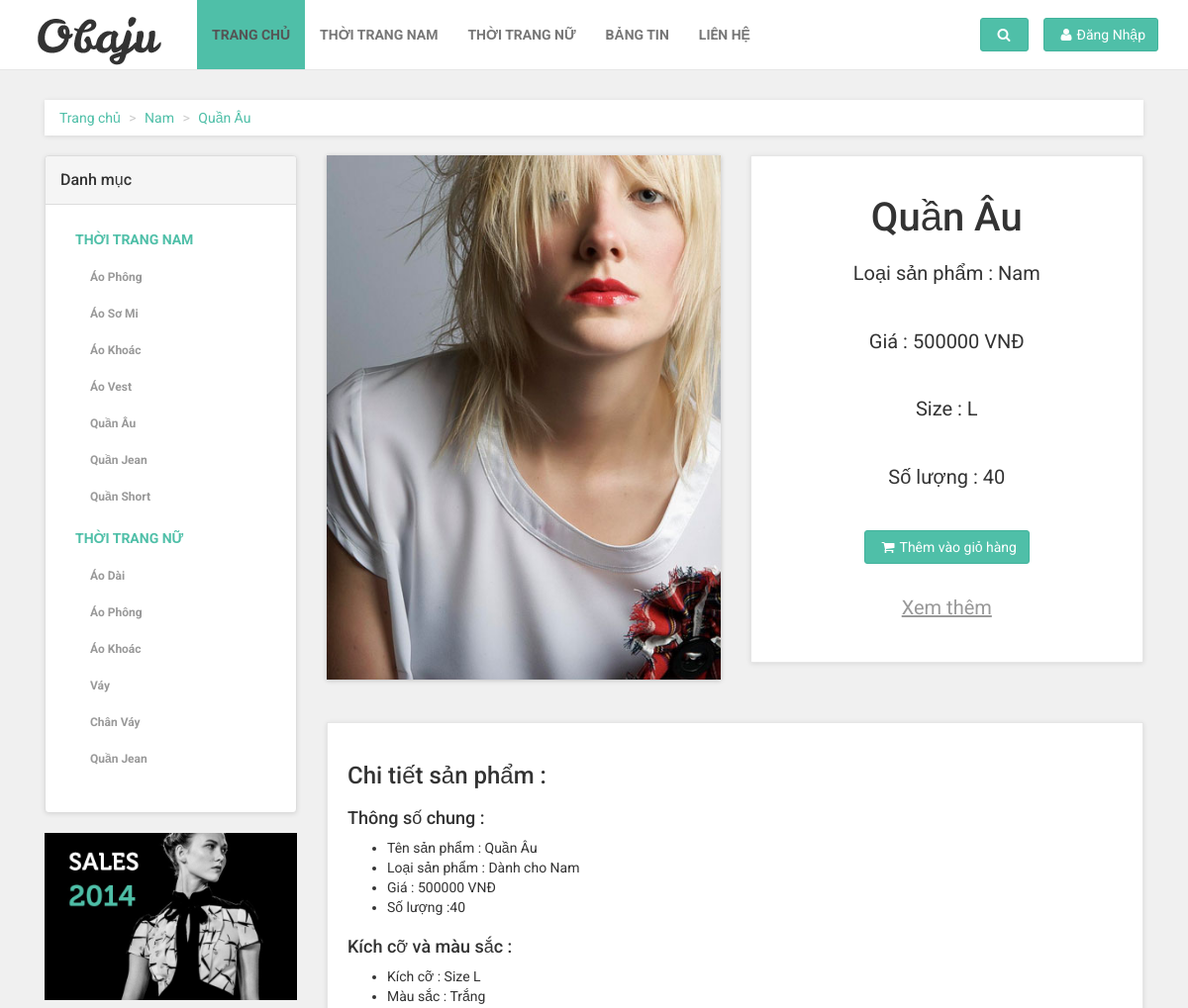
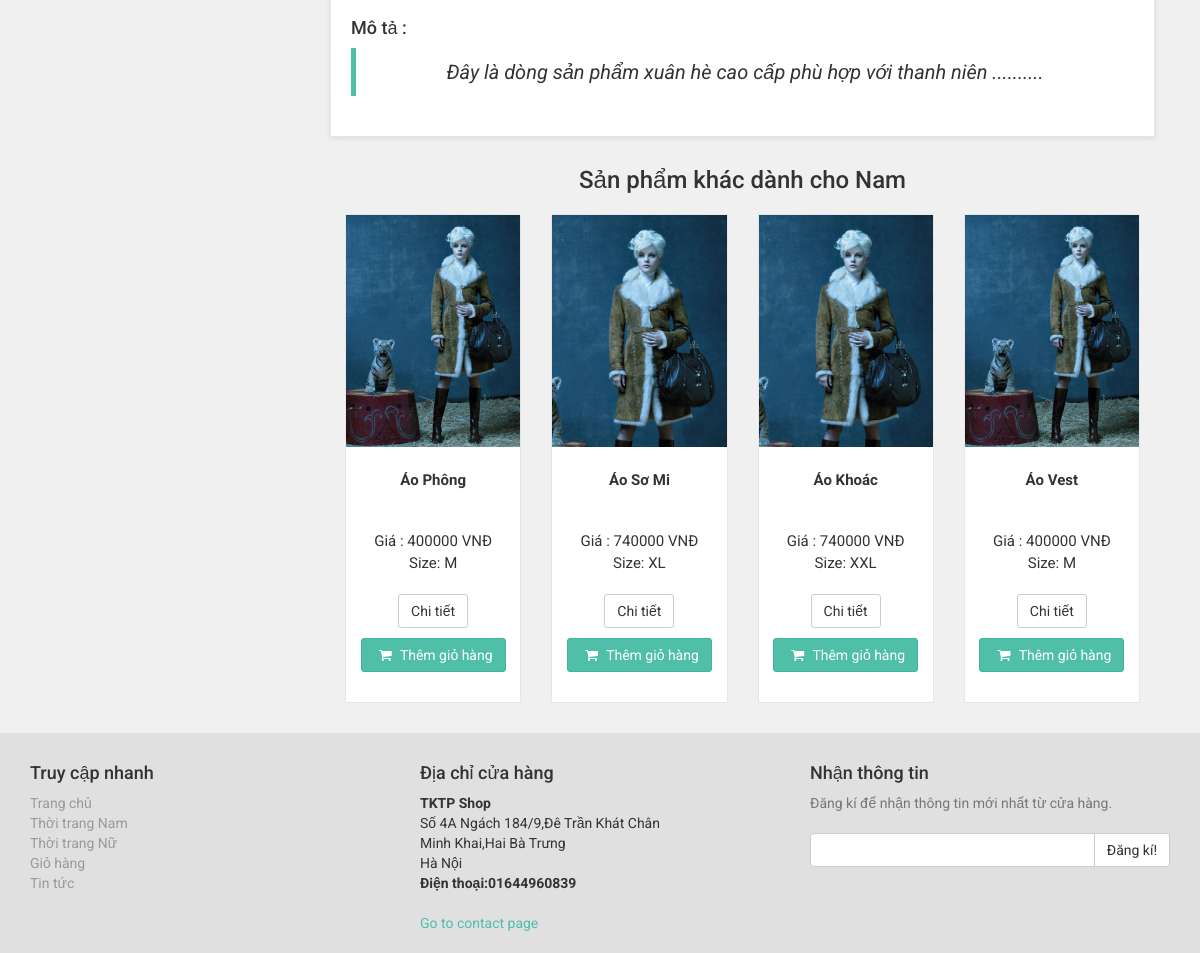
The page /views/khachhang/route.php?controller=controller_sanpham&action=showSP_detail&id_sp=6 on the database its author committed (2 pictures, top to bottom).
### tables this page shows
CREATE TABLE `sanpham` (
  `idsanpham` int(11) NOT NULL,
  `tensanpham` varchar(40) DEFAULT NULL,
  `loaisanpham` varchar(40) DEFAULT NULL,
  `giasanpham` double DEFAULT NULL,
  `mausacsanpham` varchar(40) DEFAULT NULL,
  `sizesanpham` varchar(11) DEFAULT NULL,
  `soluongsanpham` int(40) DEFAULT NULL,
  `motasanpham` text,
  `urlanhsanpham` varchar(255) DEFAULT NULL
);

### controllers/controller_sanpham.php (called while the page is built, shortened)
<?php
require_once (__DIR__."/../models/model_sanpham.php");
require_once (__DIR__."/../models/sanpham.php");
class controller_sanpham {
    private $modelSP;
    public function __construct()
    {
        $this->modelSP=new Model_Sanpham();
    }
    public function showSP_detail(){
        $data=$this->modelSP->getSP_id($_GET['id_sp']);
        $sp=$data;
        $data_sp=$this->modelSP->getSP_type_limit($sp-> getLoaisanpham(),0,4);
        require_once (__DIR__."/../views/khachhang/detail.php");
    }
}
?>

### views/khachhang/route.php (called while the page is built, shortened)
<?php
if(isset($_GET["controller"])&&isset($_GET["action"])){
     $action= $_GET["action"];
}
else{
    $controller="controller_error";
    $action="error";
}
$control= new $controller;
$control->$action();
?>

### models/model_sanpham.php (called while the page is built, shortened)
<?php
require_once("DBconnector.php");
require_once ("sanpham.php");
class Model_Sanpham{
    private $conn;
    public function __construct()
    {
        $dbconnect= new DBConnector();
        $this->conn = $dbconnect->connect();
    }
    public function getSP_id($id){
        $sql="select * from sanpham where sanpham.idsanpham='".$id."';";
        $result=$this->conn->query($sql);
        while($row=$result->fetch_assoc()){
            $sp= new sanpham($row['idsanpham'],$row['tensanpham'],$row['loaisanpham'],$row['giasanpham'],$row['mausacsanpham'],$row['sizesanpham'],
                $row['soluongsanpham'],$row['motasanpham'],$row['urlanhsanpham']);
        }
        return $sp;
    }
    public function getSP_type_limit($type,$start,$limit){
        $sql="select * from sanpham where sanpham.loaisanpham='".$type."' limit ".$start.",".$limit.";";
        $result=$this->conn->query($sql);
        $array_sp= array();
        while($row=$result->fetch_assoc()){
            $sp= new sanpham($row['idsanpham'],$row['tensanpham'],$row['loaisanpham'],$row['giasanpham'],$row['mausacsanpham'],$row['sizesanpham'],
                $row['soluongsanpham'],$row['motasanpham'],$row['urlanhsanpham']);
            array_push($array_sp,$sp);
        }
        return $array_sp;
    }
}
?>

### models/DBconnector.php (called while the page is built)
<?php
class DBConnector {
    public function connect(){
        $host='localhost';
        $user='thangmh3501';
        $password='123456';
        $db='csdl_congngheweb';
        $connection=mysqli_connect($host,$user,$password,$db);
        mysqli_set_charset($connection,"utf8");
        return $connection;
    }
}
?>

### models/sanpham.php (called while the page is built, shortened)
<?php
class sanpham {
    private $idsanpham;
    private $tensanpham;
    private $loaisanpham;
    private $giasanpham;
    private $mausacsanpham;
    private $sizesanpham;
    private $soluongsanpham;
    private $motasanpham;
    private $urlanhsanpham;
    public function __construct($idsanpham, $tensanpham, $loaisanpham, $giasanpham, $mausacsanpham, $sizesanpham, $soluongsanpham, $motasanpham, $urlanhsanpham)
    {
        $this->idsanpham = $idsanpham;
        $this->tensanpham = $tensanpham;
        $this->loaisanpham = $loaisanpham;
        $this->giasanpham = $giasanpham;
        $this->mausacsanpham = $mausacsanpham;
        $this->sizesanpham = $sizesanpham;
        $this->soluongsanpham = $soluongsanpham;
        $this->motasanpham = $motasanpham;
        $this->urlanhsanpham = $urlanhsanpham;
    }
    public function getIdsanpham()
    {
        return $this->idsanpham;
    }
    public function getTensanpham()
    {
        return $this->tensanpham;
    }
    public function getLoaisanpham()
    {
        return $this->loaisanpham;
    }
    public function getGiasanpham()
    {
        return $this->giasanpham;
    }
    public function getMausacsanpham()
    {
        return $this->mausacsanpham;
    }
    public function getSizesanpham()
    {
        return $this->sizesanpham;
    }
    public function getSoluongsanpham()
    {
        return $this->soluongsanpham;
    }
    public function getMotasanpham()
    {
        return $this->motasanpham;
    }
    public function getUrlanhsanpham()
    {
        return $this->urlanhsanpham;
    }
}
?>

### views/khachhang/detail.php (the view, shortened to what this page needs)
<?php
include 'header.php';
 require_once ("../../models/model_sanpham.php");
?>
    <div id="all">
        <div id="content">
            <div class="container">
                <div class="col-md-12">
                    <ul class="breadcrumb">
                        <li><a href="index.php">Trang chủ</a>
                        </li>
                        <li><a href="route.php?controller=controller_sanpham&action=showSP_type&type_sp=<?php echo $sp->getLoaisanpham();?>"><?php  echo $sp->getLoaisanpham();?></a>
                        </li>
                        <li><a href="route.php?controller=controller_sanpham&action=showSP_type&type_sp=<?php echo $sp->getLoaisanpham();?>&name_sp=<?php echo $sp->getTensanpham(); ?>"><?php echo $sp->getTensanpham(); ?></a>
                        </li>
                    </ul>
                </div>
                <div class="col-md-3">
                    <div class="panel panel-default sidebar-menu">
                        <div class="panel-heading">
                            <h3 class="panel-title">Danh mục</h3>
                        </div>
                        <div class="panel-body">
                            <ul class="nav nav-pills nav-stacked category-menu">
                                <li>
                                    <a href="route.php?controller=controller_sanpham&action=showSP_type&type_sp=Nam">thời trang nam</a>
                                    <ul>
                                        <li><a href="route.php?controller=controller_sanpham&action=showSP_name&type_sp=Nam&name_sp=Áo Phông">Áo Phông</a>
                                        </li>
                                        </li>
                                        <li><a href="route.php?controller=controller_sanpham&action=showSP_name&type_sp=Nam&name_sp=Áo Sơ Mi">Áo Sơ Mi</a>
                                        </li>
                                        <li><a href="route.php?controller=controller_sanpham&action=showSP_name&type_sp=Nam&name_sp=Áo Khoác">Áo Khoác</a>
                                        </li>
                                        <li><a href="route.php?controller=controller_sanpham&action=showSP_name&type_sp=Nam&name_sp=Áo Vest">Áo Vest</a>
                                        </li>
                                        <li><a href="route.php?controller=controller_sanpham&action=showSP_name&type_sp=Nam&name_sp=Quần Âu">Quần Âu</a>
                                        </li>
                                        <li><a href="route.php?controller=controller_sanpham&action=showSP_name&type_sp=Nam&name_sp=Quần Jean">Quần Jean</a>
                                        </li>
                                        <li><a href="route.php?controller=controller_sanpham&action=showSP_name&type_sp=Nam&name_sp=Quần Short">Quần Short</a>
                                        </li>
                                    </ul>
                                <li>
                                    <a href="route.php?controller=controller_sanpham&action=showSP_type&type_sp=Nữ">Thời trang nữ</a>
                                    <ul>
                                        <li><a href="route.php?controller=controller_sanpham&action=showSP_name&type_sp=Nữ&name_sp=Áo Dài">Áo Dài</a>
                                        </li>
                                        <li><a href="route.php?controller=controller_sanpham&action=showSP_name&type_sp=Nữ&name_sp=Áo Phông">Áo Phông</a>
                                        </li>
                                        <li><a href="route.php?controller=controller_sanpham&action=showSP_name&type_sp=Nữ&name_sp=Áo Khoác">Áo Khoác</a>
                                        </li>
                                        <li><a href="route.php?controller=controller_sanpham&action=showSP_name&type_sp=Nữ&name_sp=Váy">Váy</a>
                                        </li>
                                        <li><a href="route.php?controller=controller_sanpham&action=showSP_name&type_sp=Nữ&name_sp=Chân Váy">Chân Váy</a>
                                        </li>
                                        <li><a href="route.php?controller=controller_sanpham&action=showSP_name&type_sp=Nữ&name_sp=Quần Jean">Quần Jean</a>
                                        </li>
                                    </ul>
                                </li>
                        </div>
                    </div>
                    <div class="banner">
                        <a href="#">
                            <img src="img/banner.jpg" alt="sales 2014" class="img-responsive">
                        </a>
                    </div>
                </div>
                <div class="col-md-9">
                    <div class="row" id="productMain">
                        <div class="col-sm-6">
                            <div id="mainImage">
                                <img src="<?php echo $sp->getUrlanhsanpham(); ?>" alt="" class="img-responsive">
                            </div>
                        </div>
                        <div class="col-sm-6">
                            <div class="box">
                                <h1 class="text-center"><?php echo $sp->getTensanpham(); ?></h1>
                                <p>Loại sản phẩm : <?php  echo $sp->getLoaisanpham();?></p><br>
                                <p>Giá : <?php  echo $sp->getGiasanpham();?> VNĐ</p><br>
                                <p> Size : <?php  echo $sp->getSizesanpham();?></p><br>
                                <p> Số lượng : <?php  echo $sp->getSoluongsanpham();?></p><br>
                                <p class="text-center buttons">
                                    <button id="<?php echo $sp->getIdsanpham(); ?>" class="btn btn-primary"><i class="fa fa-shopping-cart"></i>Thêm vào giỏ hàng</button>
                                </p>
                                <p class="goToDescription"><a href="#details" class="scroll-to">Xem thêm </a>
                                </p>
                            </div>
                        </div>
                    </div>
                    <div class="box" id="details">
                        <p>
                            <h3>Chi tiết sản phẩm : </h3>
                            <h4>Thông số chung : </h4>
                            <ul>
                                <li>Tên sản phẩm : <?php echo $sp->getTensanpham(); ?></li>
                                <li>Loại sản phẩm : Dành cho <?php  echo $sp->getLoaisanpham();?></li>
                                <li>Giá : <?php  echo $sp->getGiasanpham();?> VNĐ</li>
                                <li>Số lượng :<?php  echo $sp->getSoluongsanpham();?></li>
                            </ul>
                            <h4>Kích cỡ và màu sắc :</h4>
                            <ul>
                                <li>Kích cỡ : Size <?php  echo $sp->getSizesanpham();?></li>
                                <li>Màu sắc : <?php  echo $sp->getMausacsanpham();?></li>
                            </ul>
                            <h4>Mô tả :</h4>
                            <blockquote>
                                <p><em><?php  echo $sp-> getMotasanpham();?></em>
                                </p>
                            </blockquote>
                    </div>
                    <div >
                        <h3 class="title" style=" text-align: center;">Sản phẩm khác dành cho <?php  echo $sp->getLoaisanpham();?> </h3>
                    </div>
                    <?php
                    if(count($data_sp)!=0){
                        foreach ($data_sp as $item) {
                            ?>
                            <div class="col-md-3 col-sm-6">
                                <div class="product same-height">
                                    <a href="route.php?controller=controller_sanpham&action=showSP_detail&id_sp=<?php echo $item->getIdsanpham(); ?>"
                                       class="visible">
                                        <img src="<?php echo $item->getUrlanhsanpham(); ?>" alt=""
                                             class="img-responsive">
                                    </a>
                                    <div class="text">
                                        <h3><?php echo $item->getTensanpham(); ?></h3>
                                        <p class="price">Giá : <?php echo $item->getGiasanpham(); ?> VNĐ<br>
                                            Size: <?php echo $item->getSizesanpham(); ?></p>
                                        <p class="buttons">
                                            <a href="route.php?controller=controller_sanpham&action=showSP_detail&id_sp=<?php echo $item-> getIdsanpham();?>" class="btn btn-default">Chi tiết</a>
                                            <button id="<?php echo $item->getIdsanpham(); ?>" class="btn btn-primary"><i class="fa fa-shopping-cart"></i> Thêm giỏ hàng</button>
                                        </p>
                                    </div>
                                </div>
                            </div>
                            <?php
                               }
                            }
                         ?>
                    </div>
                </div>
            </div>
        </div>
<?php include 'footer.php' ?>

### rows shown on the page
sanpham: loaisanpham "Nam", tensanpham "Quần Âu", urlanhsanpham (picture), giasanpham "500000", sizesanpham "L", soluongsanpham "40", mausacsanpham "Trắng", motasanpham "Đây là dòng sản phẩm xuân hè cao cấp phù hợp với thanh niên .........."
sanpham: urlanhsanpham (picture), tensanpham "Áo Phông", giasanpham "400000", sizesanpham "M"
sanpham: urlanhsanpham (picture), tensanpham "Áo Sơ Mi", giasanpham "740000", sizesanpham "XL"
sanpham: urlanhsanpham (picture), tensanpham "Áo Khoác", giasanpham "740000", sizesanpham "XXL"
sanpham: urlanhsanpham (picture), tensanpham "Áo Vest", giasanpham "400000", sizesanpham "M"
